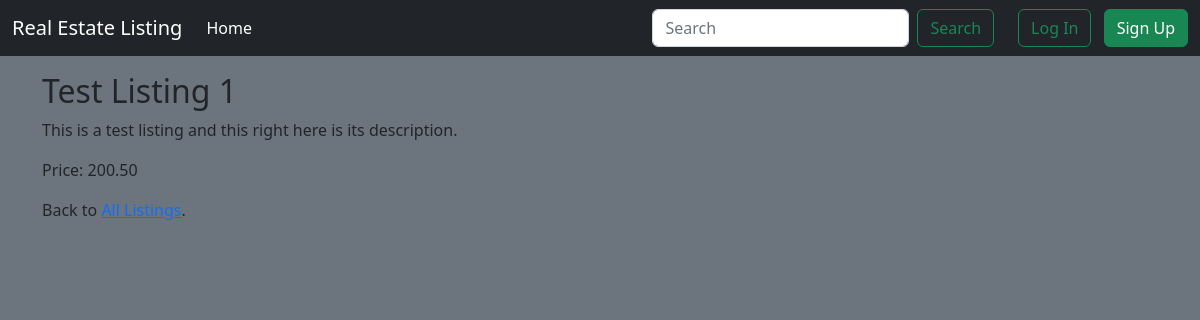
The app's page /listings/1/ with its own data.
### listings/models.py (models this page shows, shortened)
class Listing(models.Model):
    title = models.CharField(max_length=100)
    description = models.TextField()
    price = models.DecimalField(max_digits=10, decimal_places=2)
    bedrooms = models.PositiveIntegerField()
    bathrooms = models.PositiveIntegerField()
    square_feet = models.PositiveIntegerField()
    listing_location = models.CharField(max_length=200)
    image = models.ImageField(upload_to="listing_image_directory_path", blank=True, null=True)
    is_published = models.BooleanField()
    is_featured = models.BooleanField(default=False)
    list_date = models.DateTimeField(auto_now_add=True)
    owner = models.ForeignKey(
        settings.AUTH_USER_MODEL,
        on_delete=models.CASCADE
    )
    category = models.ForeignKey(Category, on_delete=models.SET_NULL, null=True)

### listings/views.py (the view)
# urls.py: path("<int:pk>/", PropertyDetailView.as_view(), name="property_detail"),
class PropertyDetailView(DetailView):
    model = Listing
    template_name = "property_detail.html"

### templates/property_detail.html (shortened to what this page needs)
{% extends "base.html" %}
{% block content %}
<div>
    <h2>{{ listing.title }}</h2>
    <p>{{ listing.description }}</p>
    <p>Price: {{ listing.price }}</p>
    <p>Back to <a href="{% url 'property_list' %}">All Listings</a>.</p>
</div>
{% endblock content %}

### records on screen
Listing: title "Test Listing 1", description "This is a test listing and this right here is its description.", price "200.50"
